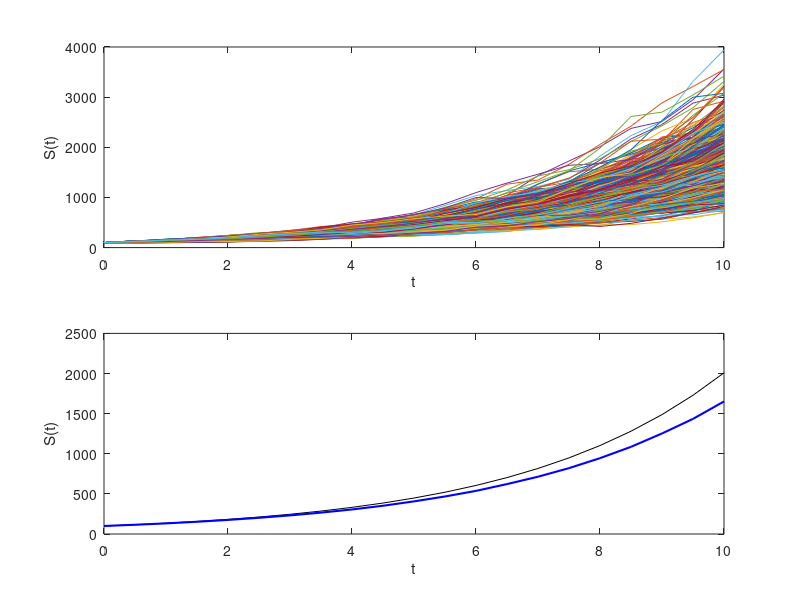

The MATLAB source for this figure: (Note: this script raises an error after producing the figure.)
function demo_stochasticEulerIntegration_geometricBrownianMotion
%demo_stochasticEulerIntegration_geometricBrownianMotion: Use stochastic Euler method to integrate SDE for geometric Brownian Motion
% 
%% Parameters for the simulation 
S0    = 100;   % initial asset price
t0    = 0.0;   % initial date
mu    = 0.3;   % expected return
sigma = 0.1;   % volatility
T     = 10.0;  % length of time interval (in years)
N     = 20;    % number of integration steps
M     = 1000;  % number of trajectories

%% Monitoring times

deltaT = T/N; % length of integration steps
t      = linspace(t0,t0+T,N+1); % instants at which trajectory is monitored

%% Evolution of E[S(t)]
%
averageS_exact = S0*exp(mu*t);

%% Stochastic Euler method
% S_euler(t): Approximate simulation scheme (stochastic Euler integration)
%
S_euler = zeros(M,N+1); % allocate memory for S_euler
X = randn(M,N); % generate X ~ N(0,1)
S_euler(:,1) = S0;  % initial step in Euler integration scheme
for n = 1:N
    S_euler(:,n+1) = S_euler(:,n).*(1 + mu*deltaT + sigma*sqrt(deltaT)*X(:,n));
end
%
%%
%  Graph for approximate simulation scheme (stochastic Euler integration)
%
figure(1);
subplot(2,1,1); plot(t,S_euler);
xlabel('t'); ylabel('S(t)');
subplot(2,1,2); plot(t,averageS_exact,'k',t,mean(S_euler),'b','LineWidth',1.5);
xlabel('t'); ylabel('S(t)');
legend('E[S(t)]','E[S_{euler}(t)]',0);


%% Exact simulation scheme (geometric Brownian motion)
%
S = zeros(M,N+1); % allocate memory for S_euler
X = randn(M,N);   % generate X ~ N(0,1)
S(:,1) = S0;  % initial step in Euler integration scheme
for n = 1:N
    S(:,n+1) = S(:,n).*exp((mu-0.5*sigma^2)*deltaT + sigma*sqrt(deltaT)*X(:,n));
end

%%  Graph for exact simulation scheme (geometric Brownian motion)
%
figure(2);
subplot(2,1,1); plot(t,S);
xlabel('t'); ylabel('S(t)');
subplot(2,1,2); plot(t,averageS_exact,'k',t,mean(S),'b','LineWidth',1.5);
xlabel('t'); ylabel('S(t)');
legend('E[S(t)]','E[S_{GBM}(t)]',0);

